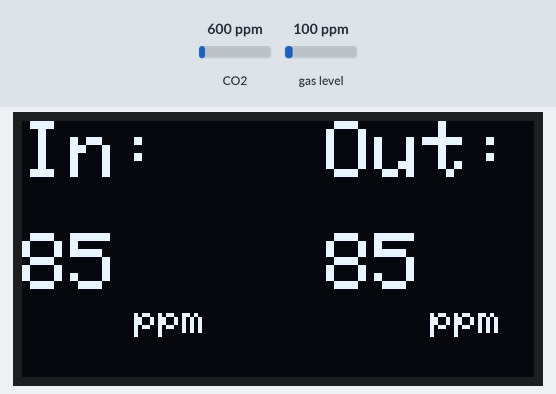
Recording of a sketch running on a simulated ESP32. On the bench: 128×64 one-colour display. The test bench sets the inputs (shaded band); at power-on: CO2 600 ppm, gas level 100 ppm. WiFi joins after 1.5 s; servers stay silent unless stated; uploads are accepted with an empty reply; the local clock reads 2024-03-15 10:24:30 at power-on unless the sketch sets it; what the sketch prints to the serial monitor is not drawn.

Above: at 4.3 s.
At 6.5 s:
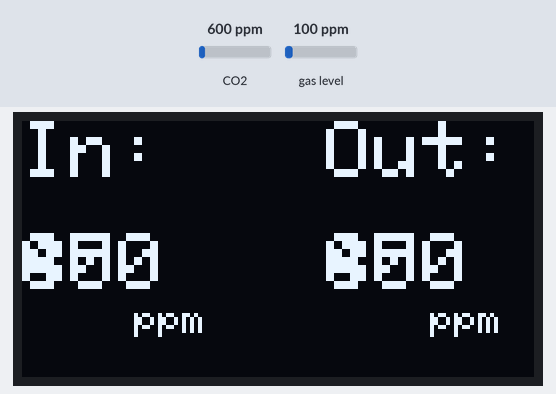
6.6 s: CO2 set to 452 ppm
At 10.9 s:
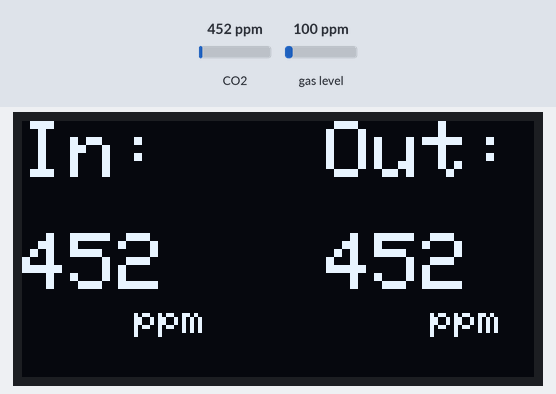
11.0 s: CO2 set to 1050 ppm
At 16.1 s:
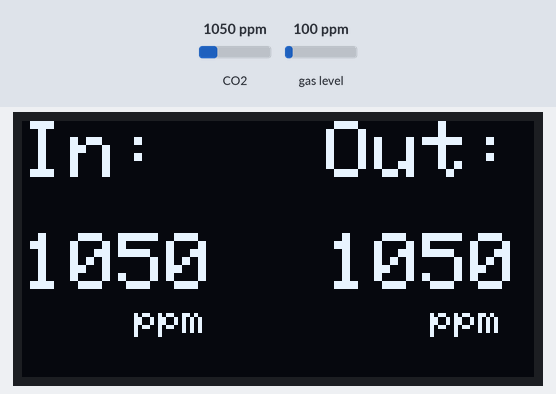
Timing chart, 0 to 17.6 s (numbered marks = the images above; inputs shaded):
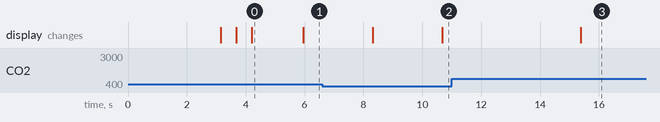

The sketch:

oled_with_wifi.ino
```cpp
#include <SPI.h>
#include <Wire.h>
#include <Adafruit_GFX.h>
#include <Adafruit_SSD1306.h>
#include <Adafruit_CCS811.h>
#include <WiFi.h>
#include <HTTPClient.h>
#include <time.h>


Adafruit_CCS811 ccs;
Adafruit_CCS811 ccs2;

#define SCREEN_WIDTH 128  // OLED display width, in pixels
#define SCREEN_HEIGHT 64  // OLED display height, in pixels

// Declaration for SSD1306 display connected using I2C
#define OLED_RESET -1  // Reset pin
#define SCREEN_ADDRESS 0x3C
Adafruit_SSD1306 display(SCREEN_WIDTH, SCREEN_HEIGHT, &Wire, OLED_RESET);


const char* ntpServer = "pool.ntp.org";
const long  gmtOffset_sec = 19800;
const int   daylightOffset_sec = 0;


// WiFi credentials
const char* ssid = "PTCL-BB";         // change SSID
const char* password = "bluewhale";    // change password


// Google script ID and required credentials
String GOOGLE_SCRIPT_ID = "AKfycbzzwd7MMQ0GEQtSRoJiAH0Sk4ocJ5QHArJtGhb1dB44JPIJA8cZq8kJBIHXeDWAZbJ4";    // change Gscript ID
int count = 0;


void setup() {
  delay(1000);
  Serial.begin(9600);
  //delay(1000);
  // connect to WiFi
  Serial.println();
  Serial.print("Connecting to wifi: ");
  Serial.println(ssid);
  Serial.flush();
  WiFi.begin(ssid, password);
  while (WiFi.status() != WL_CONNECTED) {
    delay(500);
    Serial.print(".");
  }
  configTime(gmtOffset_sec, daylightOffset_sec, ntpServer);

  delay(500);
  Serial.println("CCS811 test");


//check if sensors are turned on or not
//sensor 2 = 0x5B
//sensor 1 = 0x5A


  if(!ccs.begin(0x5A)){
Serial.println("Failed to start sensor 1! Please check your wiring.");
}
  if(!ccs2.begin(0x5B)){
Serial.println("Failed to start sensor 2! Please check your wiring.");
}

delay(100);
//initialize sensors:
  ccs.begin(0x5A);
  ccs2.begin(0x5B);

  //calibrate temperature sensor
  // initialize the OLED object
  if (!display.begin(SSD1306_SWITCHCAPVCC, SCREEN_ADDRESS)) {
    Serial.println(F("SSD1306 allocation failed"));
    for (;;)
      ;  // Don't proceed, loop forever
  }


  // Clear the buffer.
  display.clearDisplay();
  display.setTextColor(WHITE);
  display.setCursor(0, 24);
  display.setTextSize(2);
  display.println("C - CARGO");
  display.display();
  delay(500);
  display.clearDisplay();


  display.setTextSize(1.5);
  display.setCursor(0, 28);
  display.println("CO2 Sequestration \nMonitor");
  display.display();
  delay(500);
  display.clearDisplay();

  display.setCursor(0, 0);
  display.setTextSize(2);
  display.print("In:");
  display.setCursor(76, 0);
  display.setTextSize(2);
  display.println("Out:");
  display.setCursor(28, 46);
  display.setTextSize(1);
  display.println("ppm");
  display.setCursor(102, 46);
  display.println("ppm");
  display.setCursor(0, 8);
  display.setTextSize(1);

  display.setTextSize(2);
  display.setCursor(0, 28);
  display.print(85);

  display.setCursor(76, 28);
  display.setTextSize(2);
  display.print(85);

  display.display();
}

void upd() {
  delay(500);
  display.setCursor(0, 0);
  display.setTextSize(2);
  display.print("In:");
  display.setCursor(76, 0);
  display.setTextSize(2);
  display.println("Out:");
  display.setCursor(28, 46);
  display.setTextSize(1);
  display.println("ppm");
  display.setCursor(102, 46);
  display.println("ppm");
  display.setCursor(0, 8);
  display.setTextSize(2);
}

void loop() {
  upd();
  int sensor_in = ccs.geteCO2();
  int sensor_out = ccs2.geteCO2();
  int sensor_in_tvoc = ccs.getTVOC();
  int sensor_out_tcov = ccs2.getTVOC();

  push (sensor_in, sensor_out, sensor_in_tvoc, sensor_out_tcov);
  display.setCursor(0, 28);

if(ccs.available()){
    if(!ccs.readData()){
      Serial.print("CO2 on S1: ");
      Serial.println(sensor_in);
      display.print(sensor_in);

    }}
    else{
      Serial.println("ERROR 1 !");
      display.print("Err1");
      ccs.begin(0x5A);
    }


if(ccs2.available()){
    if(!ccs2.readData()){
      Serial.print("CO2 on S2: ");
      Serial.println(sensor_out);
      display.setCursor(76, 28);
      display.print(sensor_out);
    }}
    else{
      Serial.println("ERROR 2 !");
      display.setCursor(76, 28);
      display.print("Err2");
      ccs2.begin(0x5B);
    }
  display.display();
  delay(500);
  display.clearDisplay();
  delay(100);
}


void push (int sen_in, int sen_out, int in_tvoc, int out_tvoc)
{
   if (WiFi.status() == WL_CONNECTED) {
    static bool flag = false;
    struct tm timeinfo;
    if (!getLocalTime(&timeinfo)) {
      Serial.println("Failed to obtain time");
      return;
    }
    char timeStringBuff[50]; //50 chars should be enough
    strftime(timeStringBuff, sizeof(timeStringBuff), "%A, %B %d %Y %H:%M:%S", &timeinfo);
    String asString(timeStringBuff);
    asString.replace(" ", "-");
    Serial.print("Time:");
    Serial.println(asString);
    // String urlFinal = "https://script.google.com/macros/s/"+GOOGLE_SCRIPT_ID+"/exec?"+"sensor_1=" + sen_in + "&sensor=" + sen_out;
    String urlFinal = "https://script.google.com/macros/s/"+GOOGLE_SCRIPT_ID+"/exec?" + "in_co2=" + sen_in + "&in_tvoc=" + in_tvoc + "&out_co2=" + sen_out + "&out_tvoc=" + out_tvoc;
    Serial.print("POST data to spreadsheet:");
    Serial.println(urlFinal);
    HTTPClient http;
    http.begin(urlFinal.c_str());
    delay(100);
    http.setFollowRedirects(HTTPC_STRICT_FOLLOW_REDIRECTS);
    delay(20);
    int httpCode = http.GET();
    delay(20);
    Serial.print("HTTP Status Code: ");
    Serial.println(httpCode);
    //---------------------------------------------------------------------
    //getting response from google sheet
    String payload;
    if (httpCode > 0) {
        payload = http.getString();
        Serial.println("Payload: "+payload);
    }
    //---------------------------------------------------------------------
    http.end();
    delay(20);
  }
  count++;
  delay(700);
}
```

Measured:
- after the input at 6.6 s, the display: first differs from a run without the input after 4.1 s (image 2)
- after the input at 11.0 s, the display: changes after 4.4 s (image 3)
- what the display in image 0 shows lasts 1.8 s, from 4.2 s to 6.0 s
